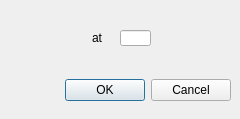
<?xml version="1.0" encoding="UTF-8"?>
<ui version="4.0">
 <class>Dialog</class>
 <widget class="QDialog" name="Dialog">
  <property name="geometry">
   <rect>
    <x>0</x>
    <y>0</y>
    <width>240</width>
    <height>119</height>
   </rect>
  </property>
  <property name="windowTitle">
   <string>a</string>
  </property>
  <widget class="QDialogButtonBox" name="buttonBox">
   <property name="geometry">
    <rect>
     <x>10</x>
     <y>70</y>
     <width>221</width>
     <height>41</height>
    </rect>
   </property>
   <property name="orientation">
    <enum>Qt::Horizontal</enum>
   </property>
   <property name="standardButtons">
    <set>QDialogButtonBox::Cancel|QDialogButtonBox::Ok</set>
   </property>
  </widget>
  <widget class="QLineEdit" name="lineEdit">
   <property name="geometry">
    <rect>
     <x>120</x>
     <y>30</y>
     <width>31</width>
     <height>16</height>
    </rect>
   </property>
  </widget>
  <widget class="QLabel" name="label">
   <property name="geometry">
    <rect>
     <x>40</x>
     <y>30</y>
     <width>62</width>
     <height>15</height>
    </rect>
   </property>
   <property name="layoutDirection">
    <enum>Qt::LeftToRight</enum>
   </property>
   <property name="text">
    <string>at</string>
   </property>
   <property name="alignment">
    <set>Qt::AlignRight|Qt::AlignTrailing|Qt::AlignVCenter</set>
   </property>
  </widget>
 </widget>
 <resources/>
 <connections>
  <connection>
   <sender>buttonBox</sender>
   <signal>accepted()</signal>
   <receiver>Dialog</receiver>
   <slot>accept()</slot>
   <hints>
    <hint type="sourcelabel">
     <x>248</x>
     <y>254</y>
    </hint>
    <hint type="destinationlabel">
     <x>157</x>
     <y>274</y>
    </hint>
   </hints>
  </connection>
  <connection>
   <sender>buttonBox</sender>
   <signal>rejected()</signal>
   <receiver>Dialog</receiver>
   <slot>reject()</slot>
   <hints>
    <hint type="sourcelabel">
     <x>316</x>
     <y>260</y>
    </hint>
    <hint type="destinationlabel">
     <x>286</x>
     <y>274</y>
    </hint>
   </hints>
  </connection>
 </connections>
</ui>
